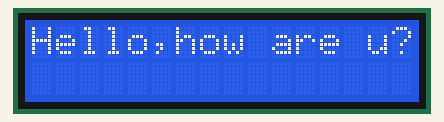
The sketch below on a simulated Arduino Uno, built with avr-gcc and run on an emulated ATmega328P. Parts: 16×2 character LCD.

Above: at 0.1 s.
At 2.1 s:
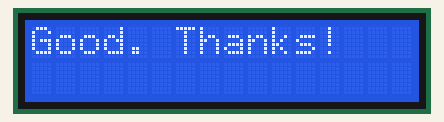
At 4.57 s:
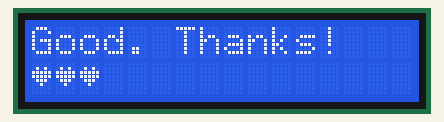
At 5.17 s:
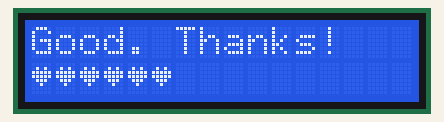
At 5.77 s:
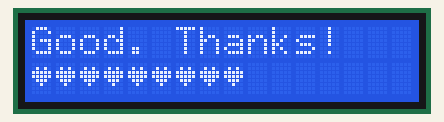
At 7.1 s:
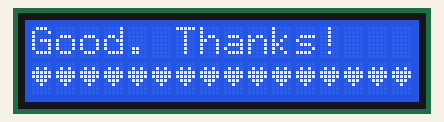

The sketch:

16x2_LCD.ino
```cpp
/* This script demonstrates the basic use of 16x2 liquid crystal display (LCD) without any additional modules like i2c.
It simply prints strings on the display. */


#include "LiquidCrystal.h"

int rs = 12, en = 11, d4 = 5, d5 = 4, d6 = 3, d7 = 2;
LiquidCrystal my_lcd(rs, en, d4, d5, d6, d7);

// custom character for LCD
// ## a heart shape
byte heart_char[8] = {  // a block of pixels where 1 refers to dark
  0b00000,
  0b01010,
  0b11111,
  0b11111,
  0b01110,
  0b00100,
  0b00000,
  0b00000
};

// ## an alternative way to define
uint8_t heart[8] = {0x0,0xa,0x1f,0x1f,0xe,0x4,0x0};


void setup() {
  my_lcd.begin(16, 2);
  my_lcd.createChar(1, heart_char); // assign 1 to the custom character
}


void loop() {
  my_lcd.clear();
  my_lcd.print("Hello,how are u?");
  delay(2000);

  my_lcd.clear();
  my_lcd.print("Good. Thanks!");
  delay(2000);

  for (int column = 0; column < 16; column++){  // fill a row
      my_lcd.setCursor(column, 1);
      my_lcd.write(1);  // 1 refers to the heart character
      delay(200);
  }
  delay(800);
}
```

Measured:
- by itself, everything shown: repeats every 8.0 s, in 18 steps
- what the display in image 1 shows lasts 2.0 s, from 2.1 s to 4.1 s
- what the display in image 5 shows lasts 1.0 s, from 7.1 s to 8.1 s
